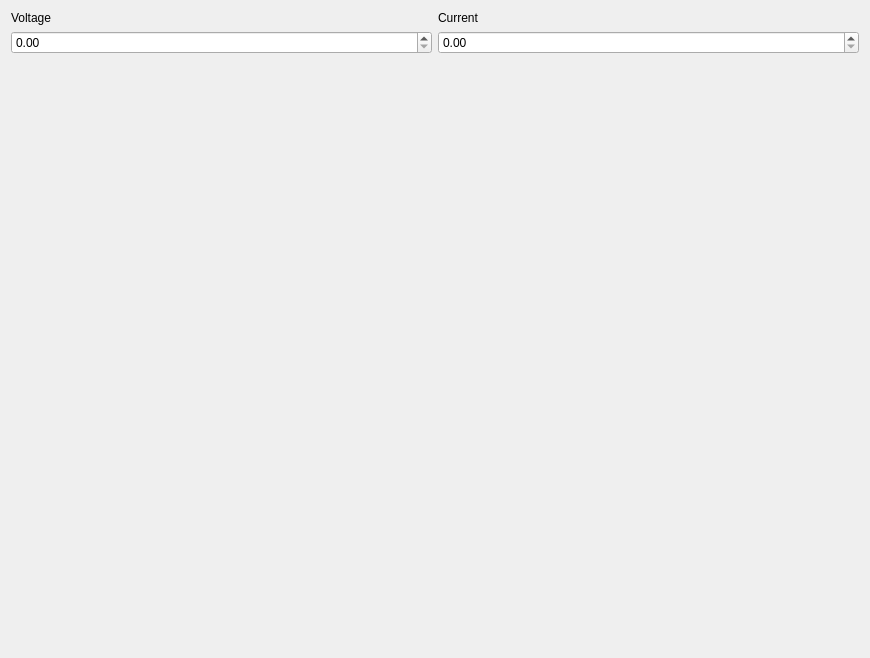
<?xml version="1.0" encoding="UTF-8"?>
<ui version="4.0">
 <class>pa</class>
 <widget class="QWidget" name="pa">
  <property name="geometry">
   <rect>
    <x>0</x>
    <y>0</y>
    <width>870</width>
    <height>658</height>
   </rect>
  </property>
  <property name="windowTitle">
   <string>Form</string>
  </property>
  <layout class="QVBoxLayout" name="verticalLayout_3" stretch="0,0">
   <item>
    <layout class="QHBoxLayout" name="horizontalLayout">
     <item>
      <layout class="QGridLayout" name="gridLayout">
       <item row="0" column="2">
        <widget class="QLabel" name="current_label">
         <property name="text">
          <string>Current</string>
         </property>
        </widget>
       </item>
       <item row="0" column="1">
        <widget class="QLabel" name="voltage_label">
         <property name="text">
          <string>Voltage</string>
         </property>
        </widget>
       </item>
       <item row="1" column="1">
        <widget class="QDoubleSpinBox" name="voltage_doubleSpinBox"/>
       </item>
       <item row="1" column="2">
        <widget class="QDoubleSpinBox" name="current_doubleSpinBox"/>
       </item>
      </layout>
     </item>
    </layout>
   </item>
   <item>
    <spacer name="verticalSpacer">
     <property name="orientation">
      <enum>Qt::Vertical</enum>
     </property>
     <property name="sizeHint" stdset="0">
      <size>
       <width>20</width>
       <height>40</height>
      </size>
     </property>
    </spacer>
   </item>
  </layout>
 </widget>
 <resources/>
 <connections/>
</ui>
